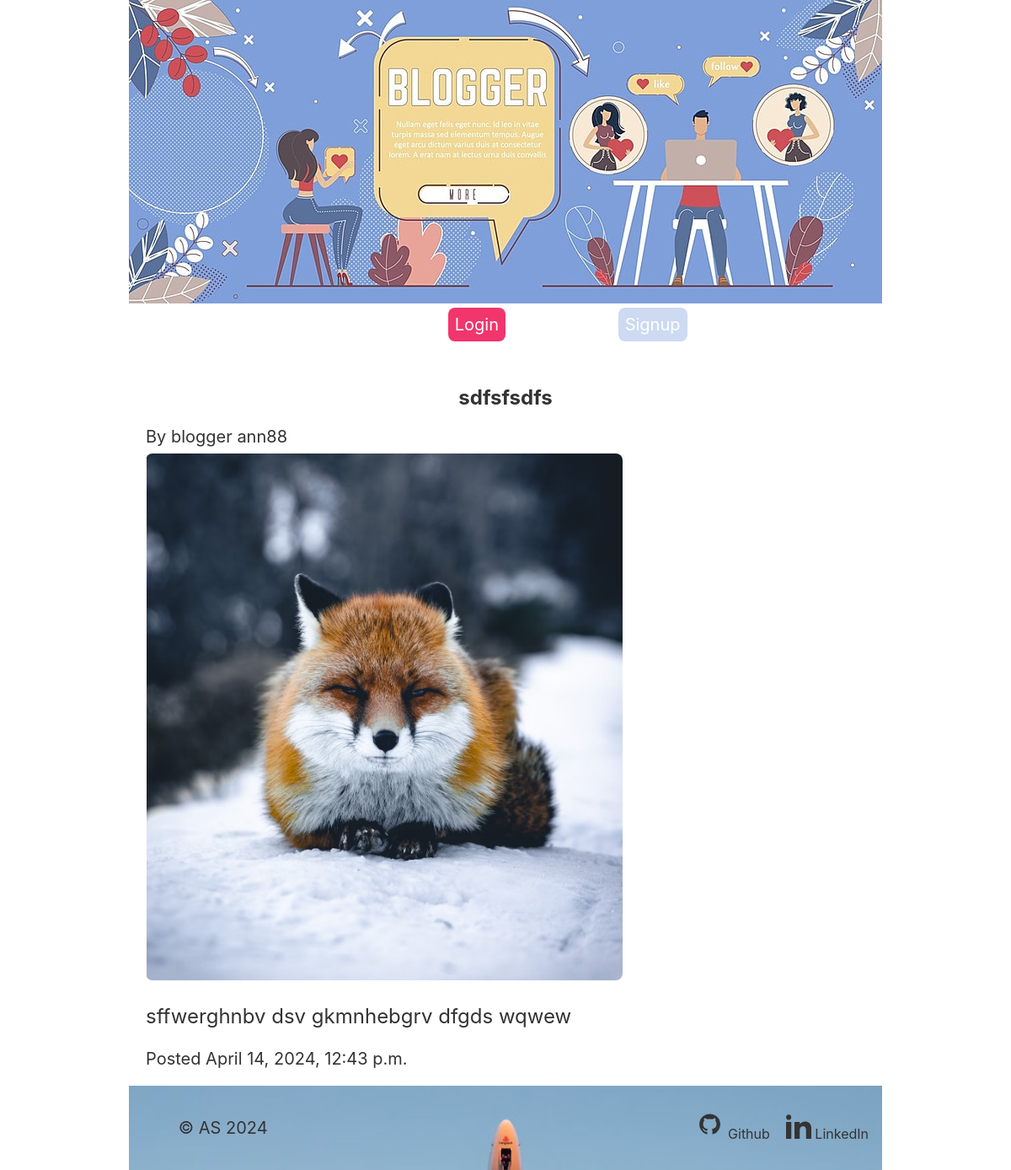
Page /articles/2/ on the committed database.
### articles/models.py (models this page shows, shortened)
class Article(models.Model):
    title = models.CharField(max_length=256)
    slug = models.SlugField()
    body = models.TextField()
    created_at = models.DateTimeField(auto_now_add=True)
    thumb = models.ImageField(default='default.png', blank=True)
    author = models.ForeignKey(User, on_delete=models.SET_DEFAULT, default='authorX')

### articles/views.py (the view)
# urls.py: path("<int:article_id>/", views.article_detail, name="article_detail"),
def article_detail(request, article_id):
    article = Article.objects.get(id=article_id)
    return render(request, 'articles/article_detail.html', {'article': article})

### articles/templates/articles/article_detail.html
{% extends 'base_layout.html' %}
{% block content %}
    <div class="article-container">
        <div class="article-detail">
            <h2>{{ article.title }}</h2>
            <p>By blogger {{ article.author }} </p>
        <img src="{{article.thumb.url}}"/>
        <div class="article-body grid">
            <p>{{ article.body }}</p>
            </div>
        <p>Posted {{ article.created_at }}</p>
    </div>
    </div>
{% endblock %}

### assets/styles.css (style rules this page uses)
* { margin: 0; font-family: -apple-system, BlinkMacSystemFont, "Segoe UI", "Roboto", "Oxygen", "Ubuntu", "Cantarell", "Fira Sans", "Droid Sans", "Helvetica Neue", sans-serif; color: #333; }
:root { --primary: #f1356d; --lighter-primary: #f1356d4f; --secondary: #7f9fda63; --grey-text: #6a776f; --red-warning: #ff5722; --text-basic: #333; }
body, p, a, ul, li { margin:0; padding: 0; text-decoration: none; }
body { background-color: white; overflow-x: hidden; font-size: 14px; }
h2 { font-size: 1.2em; }
.grid { display: grid; grid-template-columns: repeat(8, 1fr); }
.article-detail { margin: 16px; }
.article-detail img { max-width: 100%; border-radius: 8px; margin-top: 8px; }
.article-detail h2 { text-align: center; margin: 20px auto; }
.article-body { padding: 20px 0; }
.article-body p { grid-column: 1/8; font-size: 1.2em; line-height: 1.5em; }
@media screen and (min-width: 620px) { body { font-size: 16px; } }
@media screen and (min-width: 620px) { .article-detail { margin: 20px; } }
@media screen and (min-width: 620px) { .article-body p { grid-column: 1/7; } }
@media screen and (min-width: 960px) { body { font-size: 18px; } }
@media screen and (min-width: 1200px) { body { font-size: 20px; } }

### rows in the picture
Article: title "sdfsfsdfs", author "ann88", thumb (placeholder picture), body "sffwerghnbv dsv gkmnhebgrv dfgds wqwew", created_at "April 14, 2024, 12:43 p.m."
